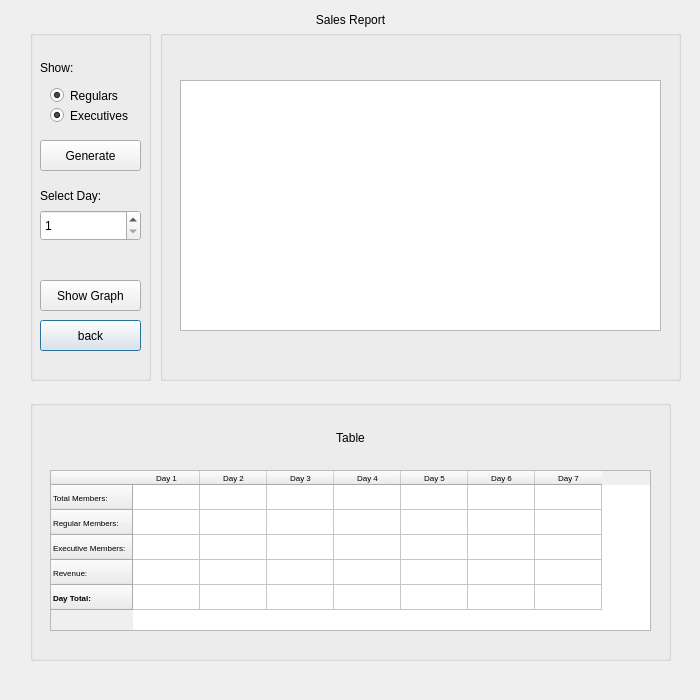
<?xml version="1.0" encoding="UTF-8"?>
<ui version="4.0">
 <class>SalesReport</class>
 <widget class="QDialog" name="SalesReport">
  <property name="geometry">
   <rect>
    <x>0</x>
    <y>0</y>
    <width>700</width>
    <height>700</height>
   </rect>
  </property>
  <property name="windowTitle">
   <string>Dialog</string>
  </property>
  <widget class="QLabel" name="SRLabel">
   <property name="geometry">
    <rect>
     <x>30</x>
     <y>10</y>
     <width>641</width>
     <height>20</height>
    </rect>
   </property>
   <property name="text">
    <string>Sales Report</string>
   </property>
   <property name="alignment">
    <set>Qt::AlignCenter</set>
   </property>
  </widget>
  <widget class="QGroupBox" name="groupBox">
   <property name="geometry">
    <rect>
     <x>30</x>
     <y>30</y>
     <width>121</width>
     <height>351</height>
    </rect>
   </property>
   <property name="title">
    <string/>
   </property>
   <widget class="QPushButton" name="pushButton_6">
    <property name="geometry">
     <rect>
      <x>10</x>
      <y>290</y>
      <width>101</width>
      <height>31</height>
     </rect>
    </property>
    <property name="text">
     <string>back</string>
    </property>
   </widget>
   <widget class="QPushButton" name="pushButton_14">
    <property name="geometry">
     <rect>
      <x>10</x>
      <y>250</y>
      <width>101</width>
      <height>31</height>
     </rect>
    </property>
    <property name="text">
     <string>Show Graph</string>
    </property>
   </widget>
   <widget class="QSpinBox" name="SelectDay">
    <property name="geometry">
     <rect>
      <x>10</x>
      <y>180</y>
      <width>101</width>
      <height>31</height>
     </rect>
    </property>
    <property name="specialValueText">
     <string/>
    </property>
    <property name="minimum">
     <number>1</number>
    </property>
    <property name="maximum">
     <number>7</number>
    </property>
   </widget>
   <widget class="QLabel" name="label_7">
    <property name="geometry">
     <rect>
      <x>10</x>
      <y>140</y>
      <width>61</width>
      <height>51</height>
     </rect>
    </property>
    <property name="text">
     <string>Select Day:</string>
    </property>
   </widget>
   <widget class="QRadioButton" name="regularButton">
    <property name="geometry">
     <rect>
      <x>20</x>
      <y>50</y>
      <width>81</width>
      <height>31</height>
     </rect>
    </property>
    <property name="text">
     <string>Regulars</string>
    </property>
    <property name="checkable">
     <bool>true</bool>
    </property>
    <property name="checked">
     <bool>true</bool>
    </property>
    <property name="autoExclusive">
     <bool>false</bool>
    </property>
   </widget>
   <widget class="QRadioButton" name="executiveButton">
    <property name="geometry">
     <rect>
      <x>20</x>
      <y>70</y>
      <width>81</width>
      <height>31</height>
     </rect>
    </property>
    <property name="text">
     <string>Executives</string>
    </property>
    <property name="checked">
     <bool>true</bool>
    </property>
    <property name="autoExclusive">
     <bool>false</bool>
    </property>
   </widget>
   <widget class="QLabel" name="label_8">
    <property name="geometry">
     <rect>
      <x>10</x>
      <y>30</y>
      <width>37</width>
      <height>16</height>
     </rect>
    </property>
    <property name="text">
     <string>Show:</string>
    </property>
   </widget>
   <widget class="QPushButton" name="GenerateReport">
    <property name="geometry">
     <rect>
      <x>10</x>
      <y>110</y>
      <width>101</width>
      <height>31</height>
     </rect>
    </property>
    <property name="text">
     <string>Generate</string>
    </property>
   </widget>
  </widget>
  <widget class="QGroupBox" name="groupBox_2">
   <property name="geometry">
    <rect>
     <x>30</x>
     <y>400</y>
     <width>641</width>
     <height>261</height>
    </rect>
   </property>
   <property name="title">
    <string/>
   </property>
   <widget class="QTableWidget" name="tableWidget">
    <property name="geometry">
     <rect>
      <x>20</x>
      <y>70</y>
      <width>601</width>
      <height>161</height>
     </rect>
    </property>
    <property name="sizePolicy">
     <sizepolicy hsizetype="Fixed" vsizetype="Fixed">
      <horstretch>0</horstretch>
      <verstretch>0</verstretch>
     </sizepolicy>
    </property>
    <property name="font">
     <font>
      <pointsize>6</pointsize>
     </font>
    </property>
    <property name="verticalScrollBarPolicy">
     <enum>Qt::ScrollBarAlwaysOff</enum>
    </property>
    <property name="horizontalScrollBarPolicy">
     <enum>Qt::ScrollBarAlwaysOff</enum>
    </property>
    <property name="sizeAdjustPolicy">
     <enum>QAbstractScrollArea::AdjustToContents</enum>
    </property>
    <attribute name="horizontalHeaderVisible">
     <bool>true</bool>
    </attribute>
    <attribute name="horizontalHeaderCascadingSectionResizes">
     <bool>false</bool>
    </attribute>
    <attribute name="horizontalHeaderMinimumSectionSize">
     <number>10</number>
    </attribute>
    <attribute name="horizontalHeaderDefaultSectionSize">
     <number>67</number>
    </attribute>
    <attribute name="horizontalHeaderHighlightSections">
     <bool>true</bool>
    </attribute>
    <attribute name="verticalHeaderVisible">
     <bool>true</bool>
    </attribute>
    <attribute name="verticalHeaderMinimumSectionSize">
     <number>25</number>
    </attribute>
    <attribute name="verticalHeaderDefaultSectionSize">
     <number>25</number>
    </attribute>
    <attribute name="verticalHeaderHighlightSections">
     <bool>true</bool>
    </attribute>
    <row>
     <property name="text">
      <string>Total Members:</string>
     </property>
    </row>
    <row>
     <property name="text">
      <string>Regular Members:</string>
     </property>
    </row>
    <row>
     <property name="text">
      <string>Executive Members:</string>
     </property>
    </row>
    <row>
     <property name="text">
      <string>Revenue:</string>
     </property>
    </row>
    <row>
     <property name="text">
      <string>Day Total:</string>
     </property>
     <property name="font">
      <font>
       <bold>true</bold>
      </font>
     </property>
    </row>
    <column>
     <property name="text">
      <string>Day 1</string>
     </property>
    </column>
    <column>
     <property name="text">
      <string>Day 2</string>
     </property>
    </column>
    <column>
     <property name="text">
      <string>Day 3</string>
     </property>
    </column>
    <column>
     <property name="text">
      <string>Day 4</string>
     </property>
    </column>
    <column>
     <property name="text">
      <string>Day 5</string>
     </property>
    </column>
    <column>
     <property name="text">
      <string>Day 6</string>
     </property>
    </column>
    <column>
     <property name="text">
      <string>Day 7</string>
     </property>
    </column>
   </widget>
   <widget class="QLabel" name="label">
    <property name="geometry">
     <rect>
      <x>290</x>
      <y>30</y>
      <width>61</width>
      <height>16</height>
     </rect>
    </property>
    <property name="text">
     <string>&lt;html&gt;&lt;head/&gt;&lt;body&gt;&lt;p align=&quot;center&quot;&gt;Table&lt;/p&gt;&lt;/body&gt;&lt;/html&gt;</string>
    </property>
   </widget>
  </widget>
  <widget class="QGroupBox" name="groupBox_3">
   <property name="geometry">
    <rect>
     <x>160</x>
     <y>30</y>
     <width>521</width>
     <height>351</height>
    </rect>
   </property>
   <property name="title">
    <string/>
   </property>
   <widget class="QListView" name="listView">
    <property name="geometry">
     <rect>
      <x>20</x>
      <y>50</y>
      <width>481</width>
      <height>251</height>
     </rect>
    </property>
    <property name="verticalScrollBarPolicy">
     <enum>Qt::ScrollBarAsNeeded</enum>
    </property>
    <property name="horizontalScrollBarPolicy">
     <enum>Qt::ScrollBarAlwaysOff</enum>
    </property>
    <property name="verticalScrollMode">
     <enum>QAbstractItemView::ScrollPerPixel</enum>
    </property>
   </widget>
  </widget>
 </widget>
 <resources/>
 <connections/>
</ui>
